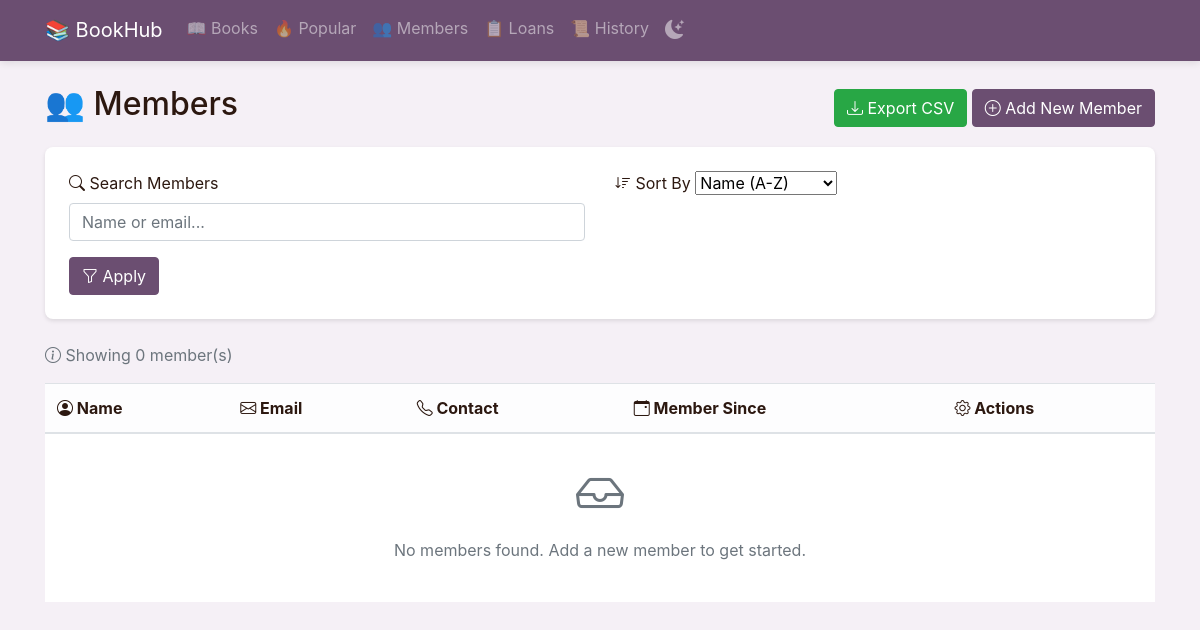
The app's page /members, older data.
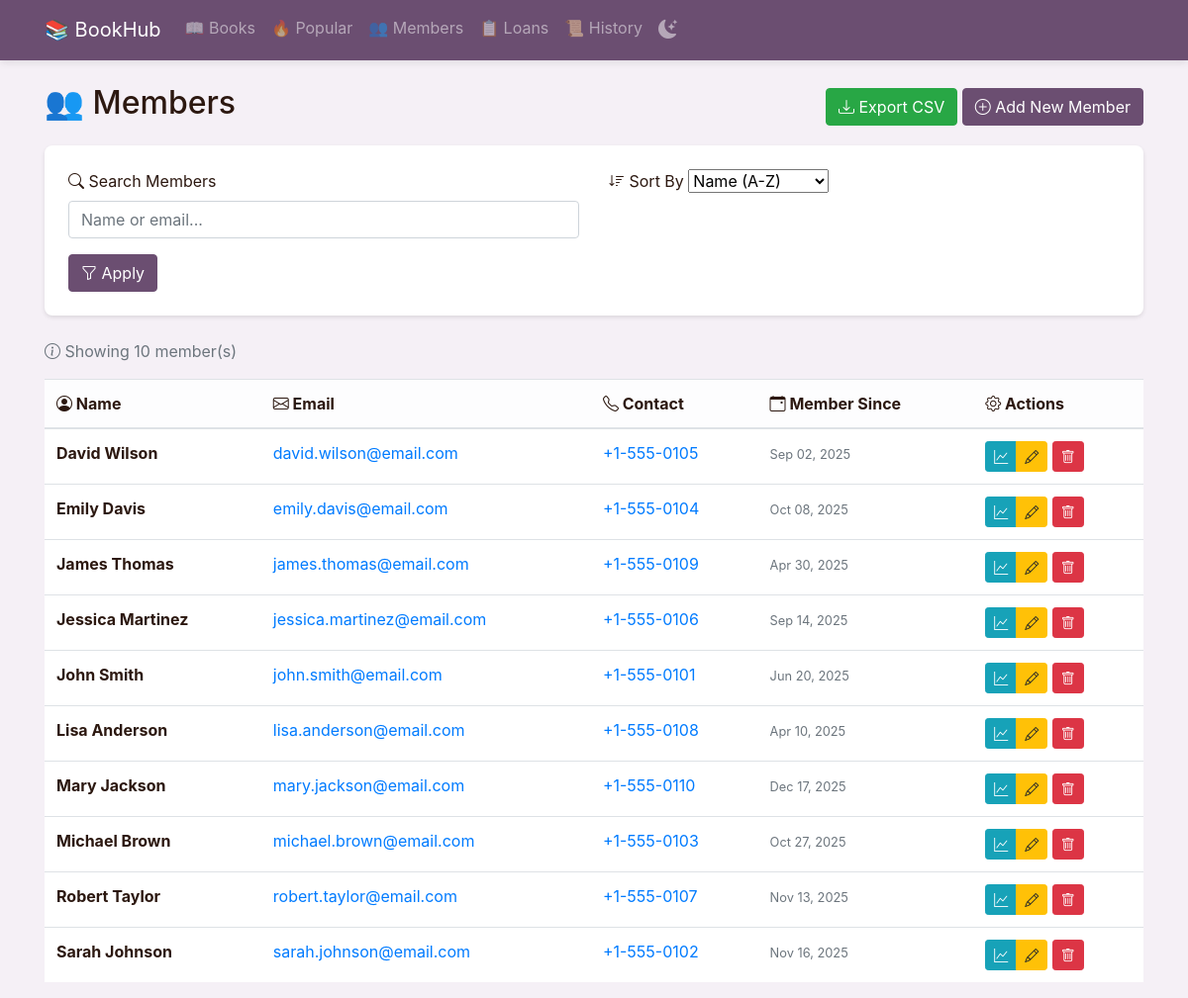
The same page, newer data.
### app.py (models this page shows)
class Member(db.Model):
    id = db.Column(db.Integer, primary_key=True)
    name = db.Column(db.String(100), nullable=False)
    email = db.Column(db.String(100), unique=True, nullable=False)
    contact = db.Column(db.String(15))
    member_since = db.Column(db.Date, default=datetime.utcnow)

### app.py (the view)
@app.route('/members')
def list_members():
    search = request.args.get('search', '')
    sort = request.args.get('sort', 'name')
    page = request.args.get('page', 1, type=int)
    query = Member.query
    if search:
        query = query.filter(
            (Member.name.contains(search)) |
            (Member.email.contains(search))
        )
    if sort == 'recent':
        query = query.order_by(Member.member_since.desc())
    elif sort == 'active':
        query = query.outerjoin(Loan).group_by(Member.id).order_by(db.func.count(Loan.id).desc())
    else:
        query = query.order_by(Member.name)
    total_members = query.count()
    total_pages = ceil(total_members / ITEMS_PER_PAGE)
    members = query.offset((page - 1) * ITEMS_PER_PAGE).limit(ITEMS_PER_PAGE).all()
    return render_template('members.html',
                         members=members,
                         search=search,
                         sort=sort,
                         page=page,
                         total_pages=total_pages)

### templates/members.html (shortened to what this page needs)
{% extends "base.html" %}
{% block content %}
<div class="d-flex justify-content-between align-items-center mb-3">
    <h2>👥 Members</h2>
    <div>
        <a href="/export/members" class="btn btn-success"><i class="bi bi-download"></i> Export CSV</a>
        <a href="/members/add" class="btn btn-primary"><i class="bi bi-plus-circle"></i> Add New Member</a>
    </div>
</div>
<div class="search-filters">
    <form method="get" id="memberSearchForm">
        <div class="row g-3">
            <div class="col-md-6">
                <label class="form-label"><i class="bi bi-search"></i> Search Members</label>
                <input type="text" class="form-control" name="search" placeholder="Name or email..." value="{{ search }}">
            </div>
            <div class="col-md-6">
                <label class="form-label"><i class="bi bi-sort-down"></i> Sort By</label>
                <select class="form-select" name="sort">
                    <option value="name" {% if sort == 'name' %}selected{% endif %}>Name (A-Z)</option>
                </select>
            </div>
        </div>
        <div class="row mt-3">
            <div class="col-md-12">
                <button class="btn btn-primary" type="submit"><i class="bi bi-funnel"></i> Apply</button>
            </div>
        </div>
    </form>
</div>
<div class="mb-3">
    <p class="text-muted">
        <i class="bi bi-info-circle"></i> Showing {{ members|length }} member(s)
    </p>
</div>
<div class="table-responsive">
    <table class="table table-hover">
        <thead class="table-light">
            <tr>
                <th><i class="bi bi-person-circle"></i> Name</th>
                <th><i class="bi bi-envelope"></i> Email</th>
                <th><i class="bi bi-telephone"></i> Contact</th>
                <th><i class="bi bi-calendar-event"></i> Member Since</th>
                <th><i class="bi bi-gear"></i> Actions</th>
            </tr>
        </thead>
        <tbody>
            {% for member in members %}
            <tr>
                <td><strong>{{ member.name }}</strong></td>
                <td>
                    <a href="mailto:{{ member.email }}" class="text-decoration-none">
                        {{ member.email }}
                    </a>
                </td>
                <td>
                    {% if member.contact %}
                    <a href="tel:{{ member.contact }}" class="text-decoration-none">
                        {{ member.contact }}
                    </a>
                    {% else %}
                    <span class="text-muted">-</span>
                    {% endif %}
                </td>
                <td>
                    <small class="text-muted">
                        {{ member.member_since.strftime('%b %d, %Y') if member.member_since else 'N/A' }}
                    </small>
                </td>
                <td>
                    <div class="btn-group btn-group-sm" role="group">
                        <a href="/members/{{ member.id }}/activity" class="btn btn-info" title="View Activity">
                            <i class="bi bi-graph-up"></i>
                        </a>
                        <a href="/members/update/{{ member.id }}" class="btn btn-warning" title="Edit">
                            <i class="bi bi-pencil"></i>
                        </a>
                    </div>
                    <form action="/members/delete/{{ member.id }}" method="post" style="display: inline;">
                        <button type="submit" class="btn btn-danger btn-sm" onclick="return confirm('Are you sure you want to delete this member?')" title="Delete">
                            <i class="bi bi-trash"></i>
                        </button>
                    </form>
                </td>
            </tr>
            {% else %}
            <tr>
                <td colspan="5" class="text-center text-muted py-4">
                    <i class="bi bi-inbox" style="font-size: 3rem;"></i>
                    <p class="mt-2">No members found. Add a new member to get started.</p>
                </td>
            </tr>
            {% endfor %}
        </tbody>
    </table>
</div>
{% endblock %}

### templates/base.html (shortened to what this page needs)
<!DOCTYPE html>
<html lang="en" data-theme="light">
<head>
    <link href="{{ url_for('static', filename='css/bootstrap.min.css') }}" rel="stylesheet">
    <link rel="stylesheet" href="https://cdn.jsdelivr.net/npm/bootstrap-icons@1.11.3/font/bootstrap-icons.min.css">
</head>
<body>
    <nav class="navbar navbar-expand-lg navbar-dark">
        <div class="container">
            <a class="navbar-brand" href="/">📚 BookHub</a>
            <div class="collapse navbar-collapse" id="navbarNav">
                <ul class="navbar-nav ms-auto">
                    <li class="nav-item"><a class="nav-link" href="/books">📖 Books</a></li>
                    <li class="nav-item"><a class="nav-link" href="/books/popular">🔥 Popular</a></li>
                    <li class="nav-item"><a class="nav-link" href="/members">👥 Members</a></li>
                    <li class="nav-item"><a class="nav-link" href="/loans">📋 Loans</a></li>
                    <li class="nav-item"><a class="nav-link" href="/loans/history">📜 History</a></li>
                    <li class="nav-item">
                        <span class="nav-link theme-toggle" onclick="toggleTheme()" title="Toggle Dark Mode">
                            <i class="bi bi-moon-stars-fill" id="theme-icon"></i>
                        </span>
                    </li>
                </ul>
            </div>
        </div>
    </nav>
    <div class="container mt-4">
        {% block content %}{% endblock %}
    </div>
</body>
</html>

### templates/base.html (style rules this page uses)
:root { --primary-color: #6B4E71; --secondary-color: #8E7C93; --accent-color: #B6A6BB; --background-color: #F5F0F6; --text-color: #2C1810; --card-bg: #ffffff; --table-bg: #ffffff; --border-color: #dee2e6; --hover-bg: #f8f9fa; }
body { background-color: var(--background-color); color: var(--text-color); transition: background-color 0.3s ease, color 0.3s ease; }
.navbar { background-color: var(--primary-color) !important; box-shadow: 0 2px 8px rgba(0,0,0,0.1); }
.btn-primary { background-color: var(--primary-color); border-color: var(--primary-color); transition: all 0.3s ease; }
.table { background-color: var(--table-bg); color: var(--text-color); }
.theme-toggle { cursor: pointer; font-size: 1.2rem; padding: 0.5rem; border-radius: 50%; transition: all 0.3s ease; }
.search-filters { background-color: var(--card-bg); padding: 1.5rem; border-radius: 8px; margin-bottom: 1.5rem; box-shadow: 0 2px 4px rgba(0,0,0,0.1); }
* { transition: background-color 0.3s ease, color 0.3s ease, border-color 0.3s ease; }
button, a, .btn { transition: all 0.3s ease; }

Row changes from the older to the newer data that the page shows:
added Member: name "David Wilson", email "david.wilson@email.com", contact "+1-555-0105", member_since "Sep 02, 2025"
added Member: name "Emily Davis", email "emily.davis@email.com", contact "+1-555-0104", member_since "Oct 08, 2025"
added Member: name "James Thomas", email "james.thomas@email.com", contact "+1-555-0109", member_since "Apr 30, 2025"
added Member: name "Jessica Martinez", email "jessica.martinez@email.com", contact "+1-555-0106", member_since "Sep 14, 2025"
added Member: name "John Smith", email "john.smith@email.com", contact "+1-555-0101", member_since "Jun 20, 2025"
added Member: name "Lisa Anderson", email "lisa.anderson@email.com", contact "+1-555-0108", member_since "Apr 10, 2025"
added Member: name "Mary Jackson", email "mary.jackson@email.com", contact "+1-555-0110", member_since "Dec 17, 2025"
added Member: name "Michael Brown", email "michael.brown@email.com", contact "+1-555-0103", member_since "Oct 27, 2025"
added Member: name "Robert Taylor", email "robert.taylor@email.com", contact "+1-555-0107", member_since "Nov 13, 2025"
added Member: name "Sarah Johnson", email "sarah.johnson@email.com", contact "+1-555-0102", member_since "Nov 16, 2025"
Text that changed along with them:
{{ members|length }}: "0" → "10"
text no longer shown: "No members found. Add a new member to get started."
